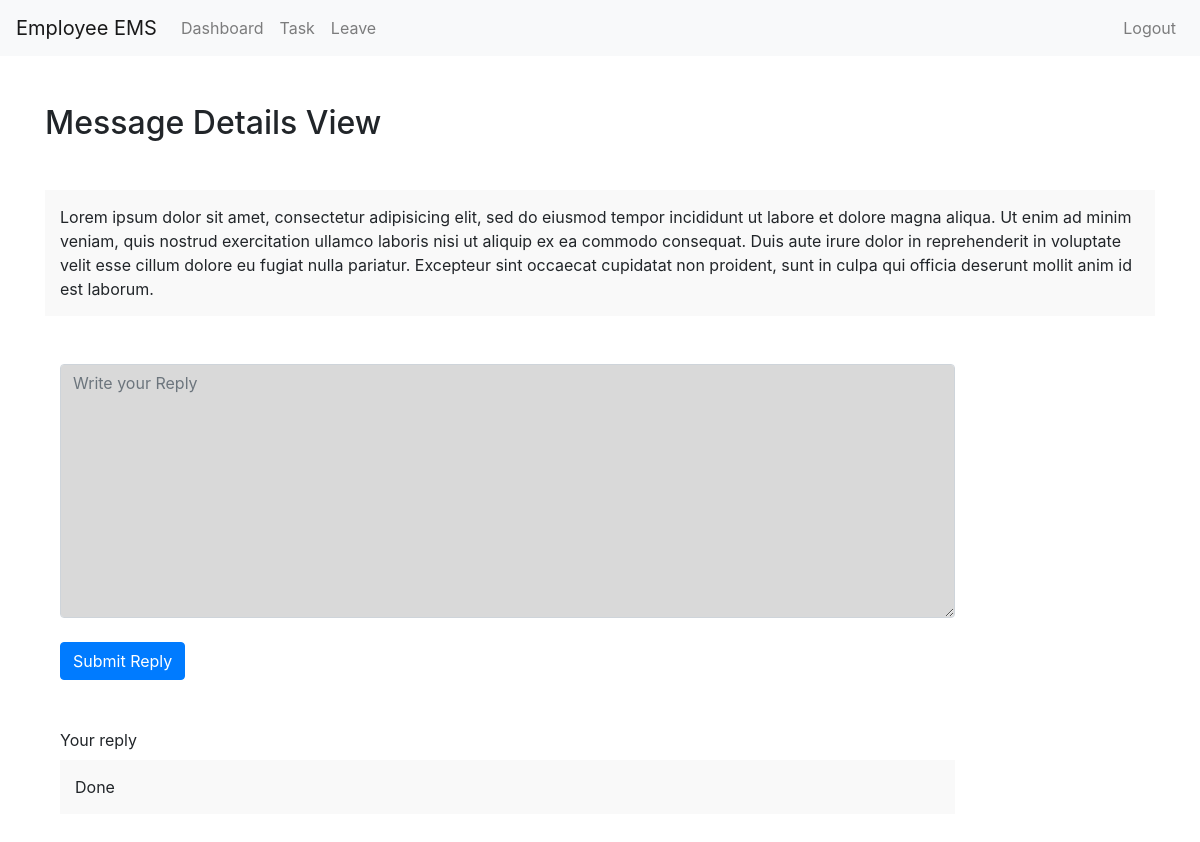
/employee/view-message.php?id=7 (signed in), run on the app's committed database.
### tables this page shows
CREATE TABLE `task` (
  `t_id` int(255) NOT NULL,
  `task` varchar(10000) NOT NULL,
  `user_id` int(255) NOT NULL,
  `assigned_by` int(255) NOT NULL,
  `date_time` timestamp NOT NULL DEFAULT CURRENT_TIMESTAMP ON UPDATE CURRENT_TIMESTAMP
);

CREATE TABLE `task_reply` (
  `r_id` int(255) NOT NULL,
  `reply` text NOT NULL,
  `m_id` int(255) NOT NULL,
  `reply_by` int(255) NOT NULL,
  `date_time` timestamp NOT NULL DEFAULT CURRENT_TIMESTAMP ON UPDATE CURRENT_TIMESTAMP
);

### employee/view-message.php (the view, shortened to what this page needs)
<?php
include '../auth/auth.php';
include 'header.php';
?>
<div class="admin-dashboard">
	<div class="container">
			<h2 class="mt-5 mb-5">Message Details View</h2>
			<?php
				$m_id = $_GET['id'];
				$query= "Select * from task where t_id= '".  $m_id."'";
				$res= mysqli_query($conn, $query);
				$row= mysqli_fetch_array($res);
			 ?>
			 <div class="message-view  mb-5" style="background-color: #f9f9f9;padding: 15px;">
			 	<?php echo $row['task']; ?>
			 </div>
			 <div class="reply-message">
			 	<div class="col-md-10">
			 		<form action="" method="POST">
			 			<textarea class="form-control" name="m_reply" rows="10" placeholder="Write your Reply" style="width: 100%; background-color: #d9d9d9;"></textarea>
			 			<button type="submit" class="btn btn-primary mt-4">Submit Reply</button>
			 		</form>
			 	</div>
			 </div>
			 <div class="your-reply mt-5 mb-5">
			 	<div class="col-md-10">
			 	<label>Your reply</label>
			 	<?php
				 $query2= "select * from task_reply where m_id= '".$m_id."' AND reply_by='".$_SESSION['user_id']."' ";
				$res2= mysqli_query($conn, $query2);
					while ( $row2= mysqli_fetch_array($res2)) {
						?>
						  <div class="message-view  mb-2" style="background-color: #f9f9f9;padding: 15px;">
						 	<?php echo $row2['reply'];
						 	 ?>
						 </div>
						<?php
					 }
				 ?>
				 </div>
			 </div>
	</div>
</div>
<?php
include '../footer.php';
?>

### data on the page
task: task "Lorem ipsum dolor sit amet, consectetur adipisicing elit, sed do eiusmod tempor incididunt ut labore et dolore magna aliqua. Ut enim ad minim veniam, quis nostrud exercitation ullamco laboris nisi ut aliquip ex ea commodo consequat. Duis aute irure dolor in reprehenderit in voluptate velit esse cillum dolore eu fugiat nulla pariatur. Excepteur sint occaecat cupidatat non proident, sunt in culpa qui officia deserunt mollit anim id est laborum."
task_reply: reply "Done"
